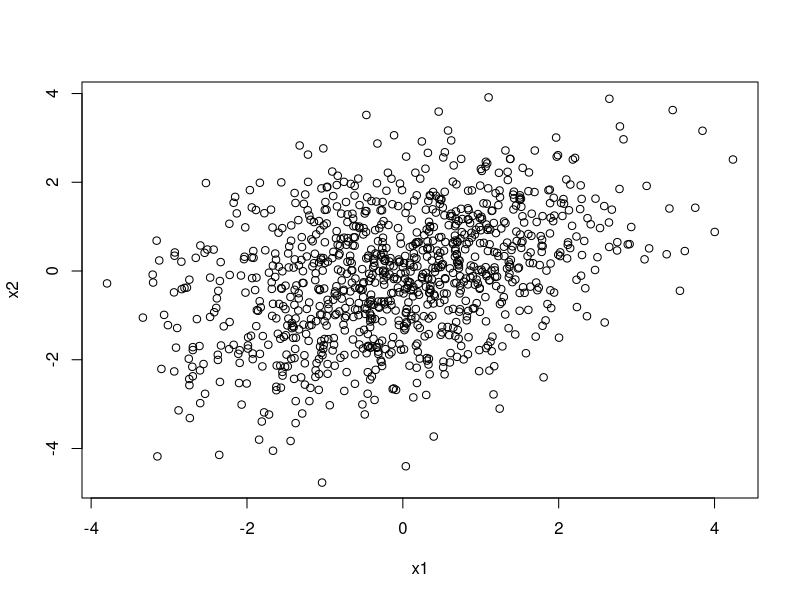
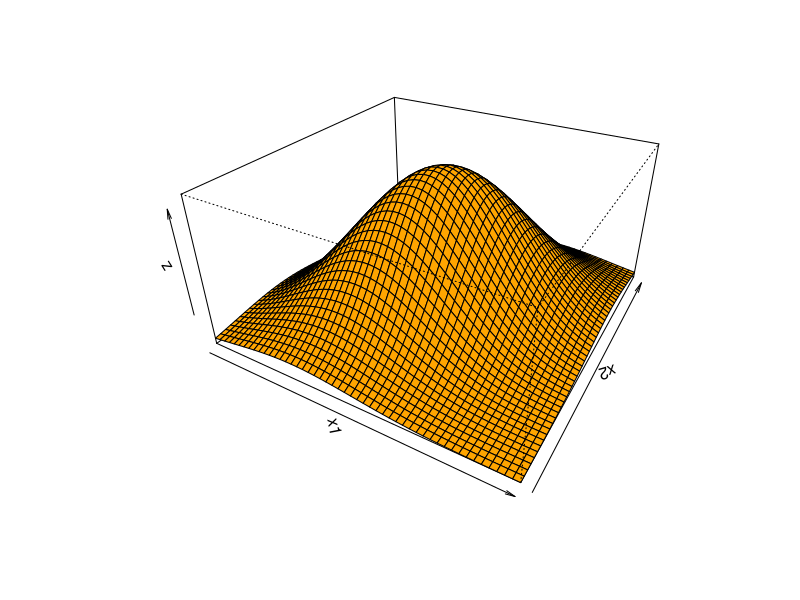
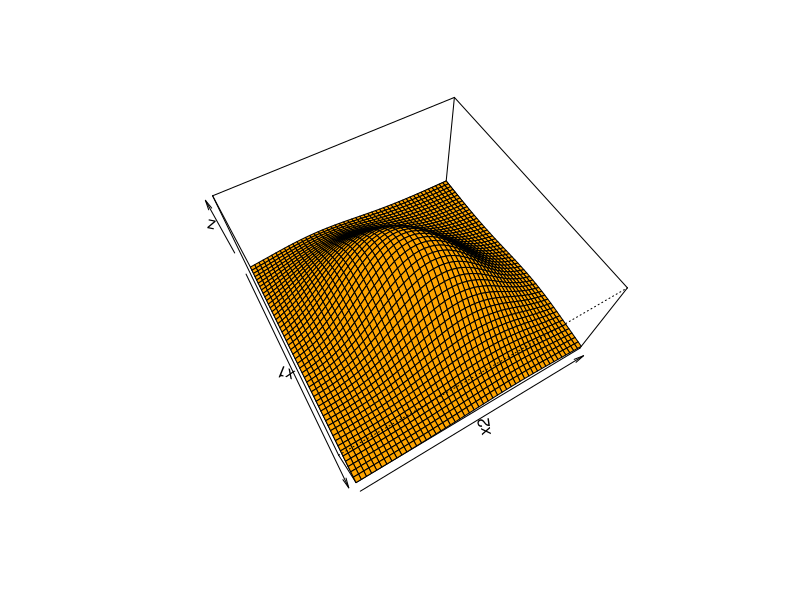

Write R code to recreate these figures, in order.
## ---- chunk 1
knitr::opts_chunk$set(echo = TRUE)
## ---- chunk 2
library(mvtnorm)
sigma.zero = matrix(c(2, 0.8, 0.8, 2), ncol = 2)
rand = rmvnorm(n = 1000, mean = c(0, 0), sigma.zero)
x1 = rand[, 1]
x2 = rand[, 2]
plot(x1, x2)
## ---- chunk 3
x1 = seq(-3, 3, length = 50)
x2 = x1
f = function(x1, x2) {
  dmvnorm(matrix(c(x1, x2), ncol = 2), mean = c(0, 0), sigma = sigma.zero)
}
z = outer(x1, x2, f)
z[is.na(z)] = 1
op = par(bg = "white")
persp(x1, x2, z, theta = 30, phi = 30, expand = 0.5, col = "orange")  
## ---- chunk 4
persp(x1, x2, z, theta = 60, phi = 60, expand = 0.5, col = "orange")  
